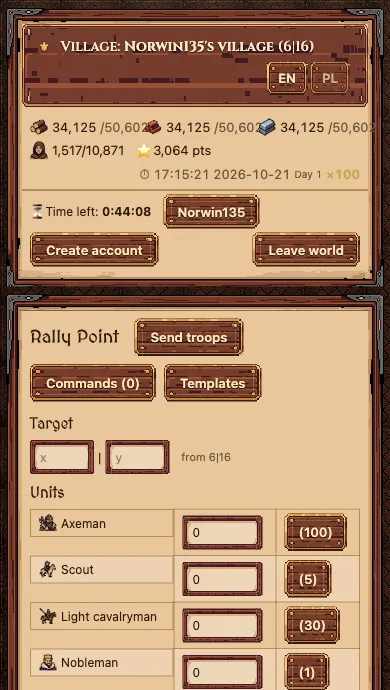
#> input picture src/assets/pixel/account/feature-army.webp, 390 x 690 px
$ python ringjoin.py ../../src/assets/pixel/account/feature-army.webp ../../src/assets/pixel/account/feature-incoming.webp
#> lines starting #> are read from the running program, lines starting #| are printed output that depends on the picture
"""Full wall ring from a drawn left half: the half plus its mirror image, joined at the cut axis.
The axis is the last column the wall reaches; prints column runs and dark clusters (gate arches) to locate the ground ellipse."""
import collections
import sys
from PIL import Image

src, out = sys.argv[1], sys.argv[2]
L = Image.open(src).convert('RGBA')
p = L.load()
W, H = L.size
#> W = 390; H = 690
cut = max(x for x in range(W) if any(p[x, y][3] > 0 for y in range(H))) + 1
#> cut = 390
left = L.crop((0, 0, cut, H))
full = Image.new('RGBA', (cut * 2, H))
#> full: PIL image 780x690 RGBA; every value is 0
full.paste(left, (0, 0))
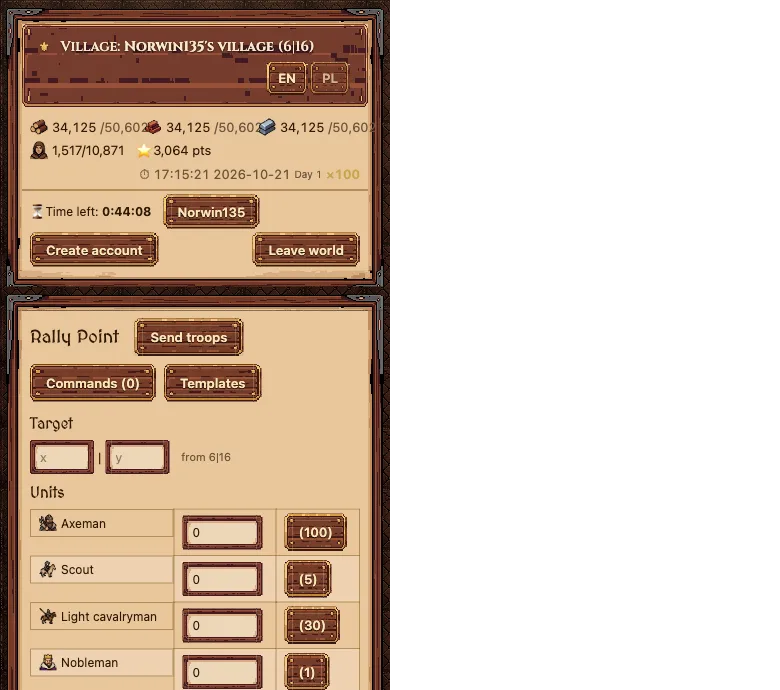
#> full: PIL image 780x690 RGBA; mean R, G, B, A 87.9, 69.4, 53.9, 127.5; transparent parts drawn white
full.paste(left.transpose(Image.FLIP_LEFT_RIGHT), (cut, 0))
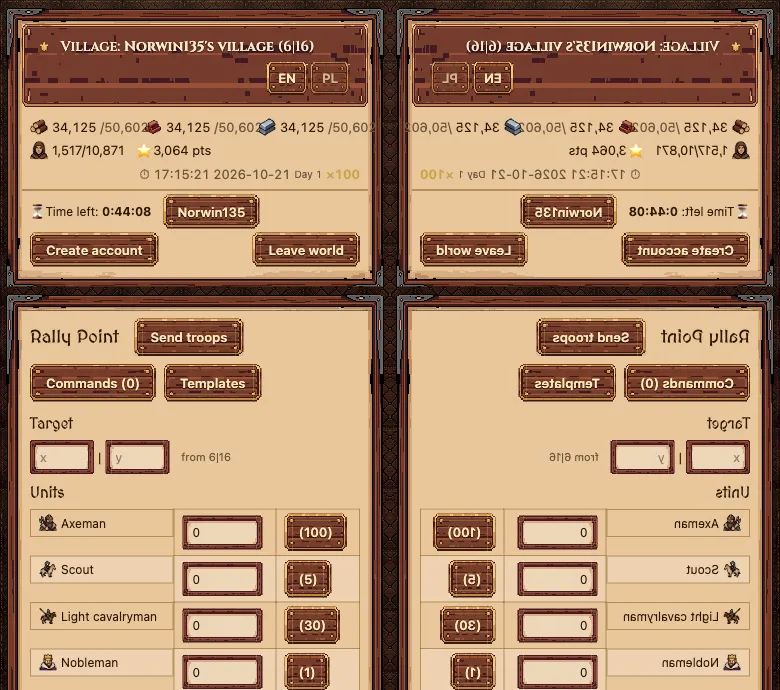
#> full: PIL image 780x690 RGBA; mean R, G, B, A 175.9, 138.7, 107.7, 255
full.save(out)
q = full.load()
FW = cut * 2
#> FW = 780


def runs(x):
    r, prev = [], False
    for y in range(H):
        o = q[x, y][3] > 0
        if o and not prev:
            s = y
        if prev and not o:
            r.append((s, y - 1))
        prev = o
    if prev:
        r.append((s, H - 1))
    return r


print('size', full.size, 'cut', cut)
#| size (780, 690) cut 390
for x in range(0, FW, FW // 16):
    print(x, runs(x))
print('centre', runs(cut - 1), runs(cut))
#| centre [(0, 689)] [(0, 689)]
dark = [(x, y) for y in range(H) for x in range(cut) if q[x, y][3] > 128 and sum(q[x, y][:3]) < 60]
#> dark = 9713 pairs, first value 0 to 389, second value 0 to 689
cl = collections.Counter((x // 8 * 8, y // 8 * 8) for x, y in dark)
#> cl = 822 items
print('dark', sorted(cl.items(), key=lambda kv: -kv[1])[:10])
#| dark [((0, 480), 59), ((0, 600), 53), ((0, 608), 53), ((0, 416), 52), ((0, 672), 51), ((0, 296), 50), ((0, 552), 50), ((0, 240), 49), ((0, 616), 49), ((0, 664), 49)]

$ run again, on src/assets/pixel/account/feature-reports.webp
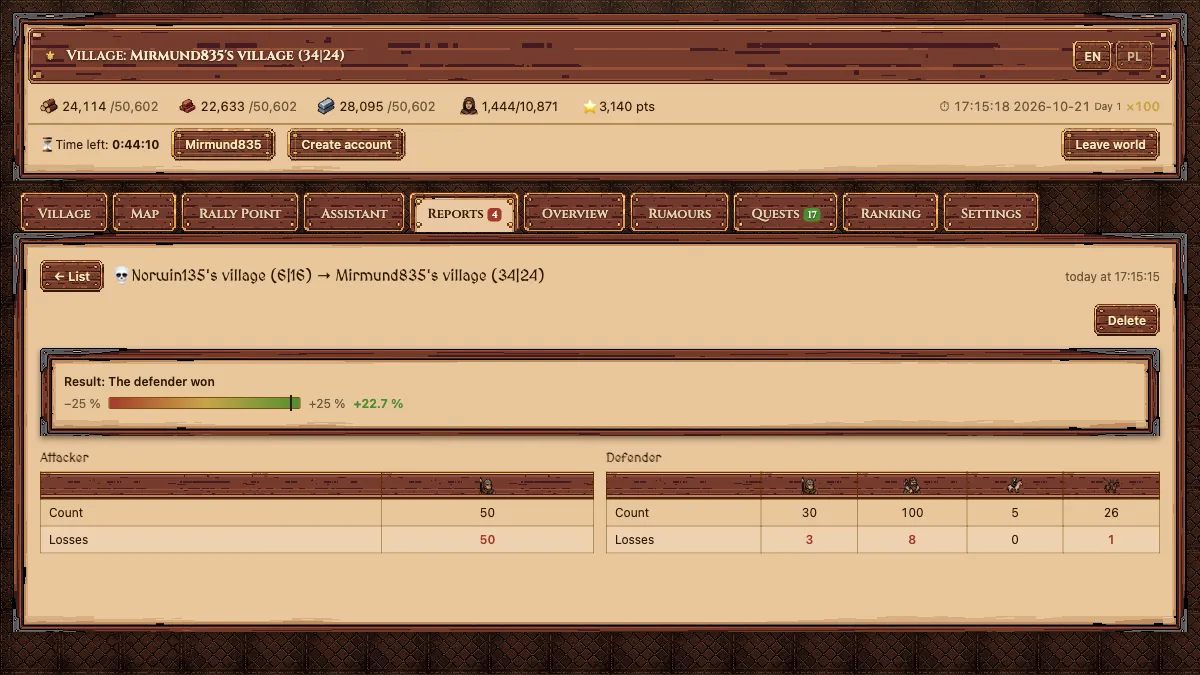
#> input picture src/assets/pixel/account/feature-reports.webp, 1200 x 675 px
#> cut = 1200
#> `full.paste(left, (0, 0))`:
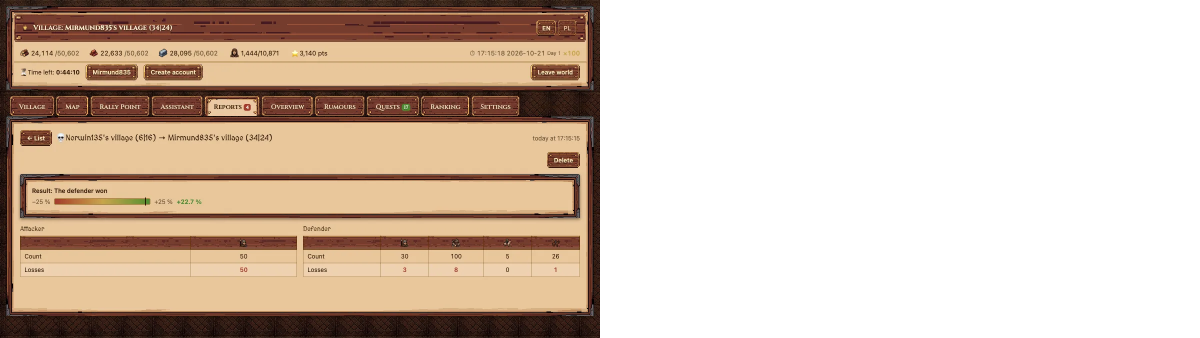
#> full: PIL image 2400x675 RGBA (shown at 1/2 size); mean R, G, B, A 85.3, 67.3, 52, 127.5; transparent parts drawn white
#> `full.paste(left.transpose(Image.FLIP_LEFT_RIGHT), (cut, 0))`:
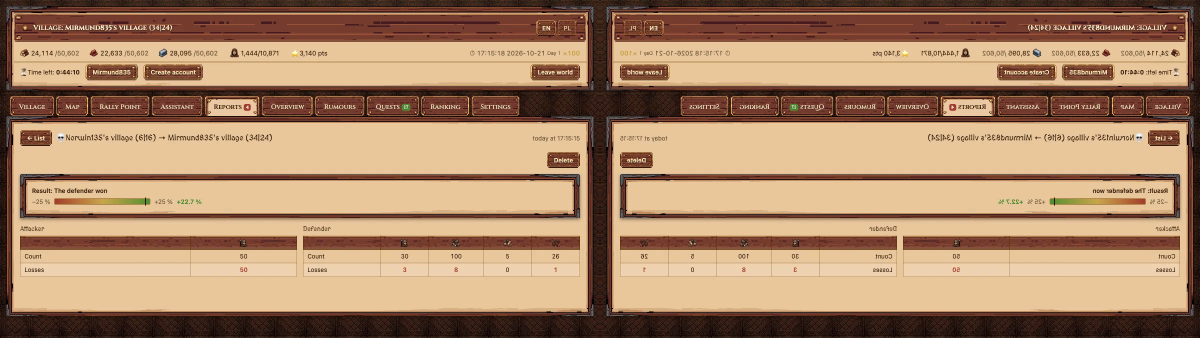
#> full: PIL image 2400x675 RGBA (shown at 1/2 size); mean R, G, B, A 170.6, 134.6, 104, 255
#> FW = 2400
#| size (2400, 675) cut 1200
#| centre [(0, 674)] [(0, 674)]
#> dark = 40400 items
#> cl = 3352 items
#| dark [((240, 664), 54), ((1096, 664), 54), ((120, 664), 53), ((608, 664), 53), ((728, 664), 53), ((56, 664), 52), ((360, 664), 52), ((424, 664), 52), ((848, 664), 52), ((240, 656), 51)]

$ run again, on src/assets/pixel/account/feature-village.webp
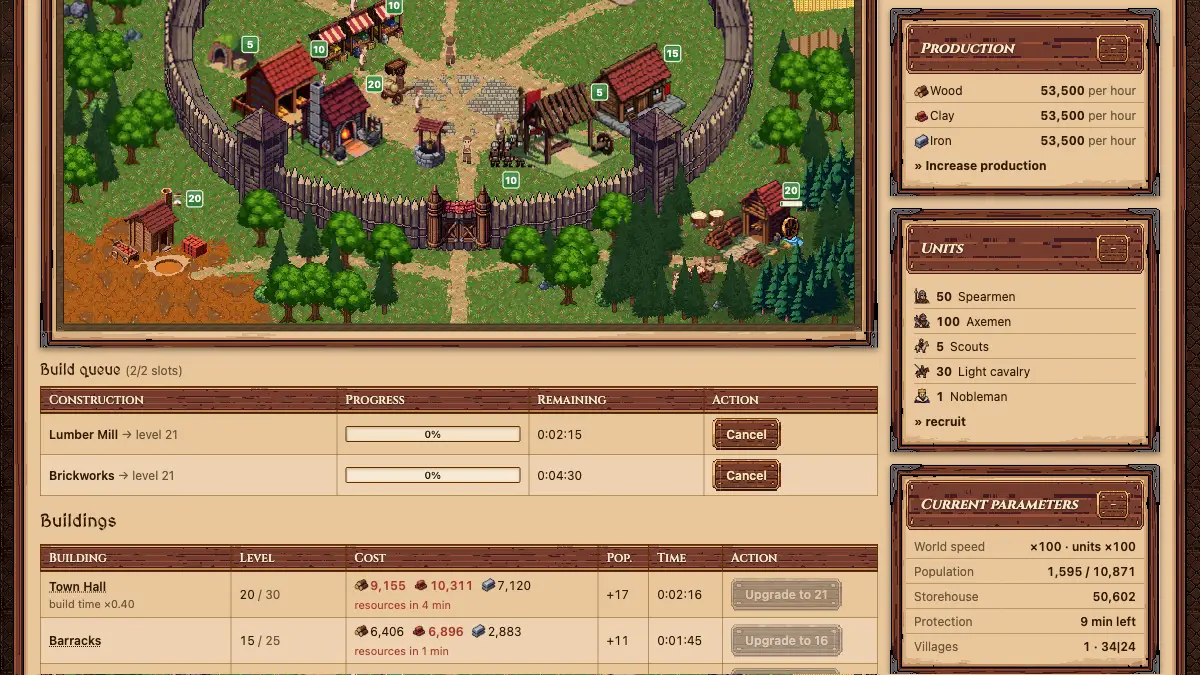
#> input picture src/assets/pixel/account/feature-village.webp, 1200 x 675 px
#> cut = 1200
#> `full.paste(left, (0, 0))`:
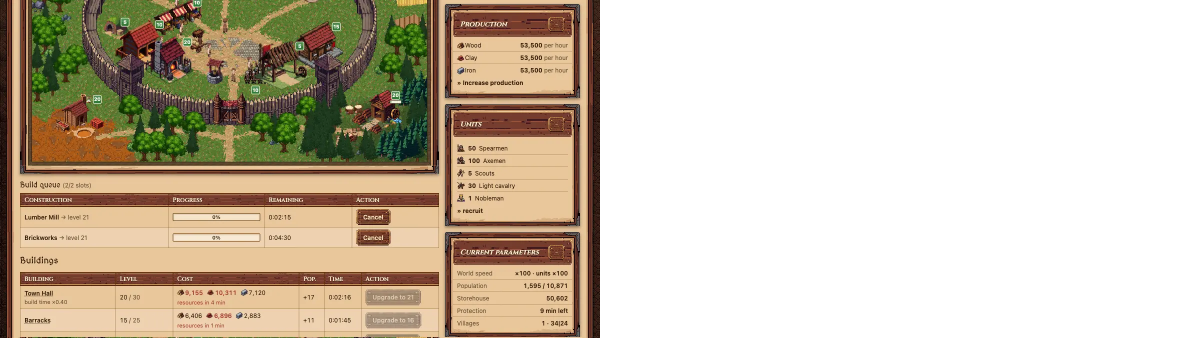
#> full: PIL image 2400x675 RGBA (shown at 1/2 size); mean R, G, B, A 78, 66.1, 47.8, 127.5; transparent parts drawn white
#> `full.paste(left.transpose(Image.FLIP_LEFT_RIGHT), (cut, 0))`:
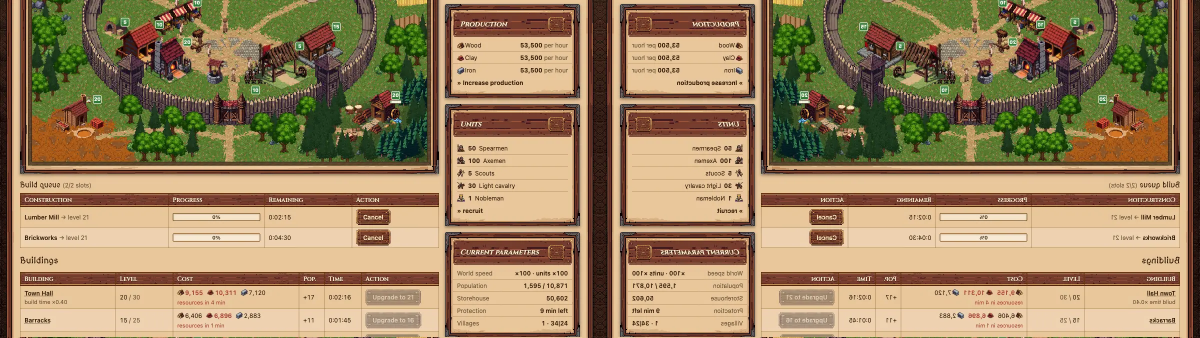
#> full: PIL image 2400x675 RGBA (shown at 1/2 size); mean R, G, B, A 156, 132.3, 95.7, 255
#> FW = 2400
#| size (2400, 675) cut 1200
#| centre [(0, 674)] [(0, 674)]
#> dark = 23775 items
#> cl = 2731 items
#| dark [((280, 96), 54), ((0, 488), 54), ((296, 88), 52), ((0, 416), 52), ((0, 304), 50), ((0, 608), 50), ((0, 544), 49), ((528, 112), 46), ((0, 664), 46), ((0, 368), 45)]
